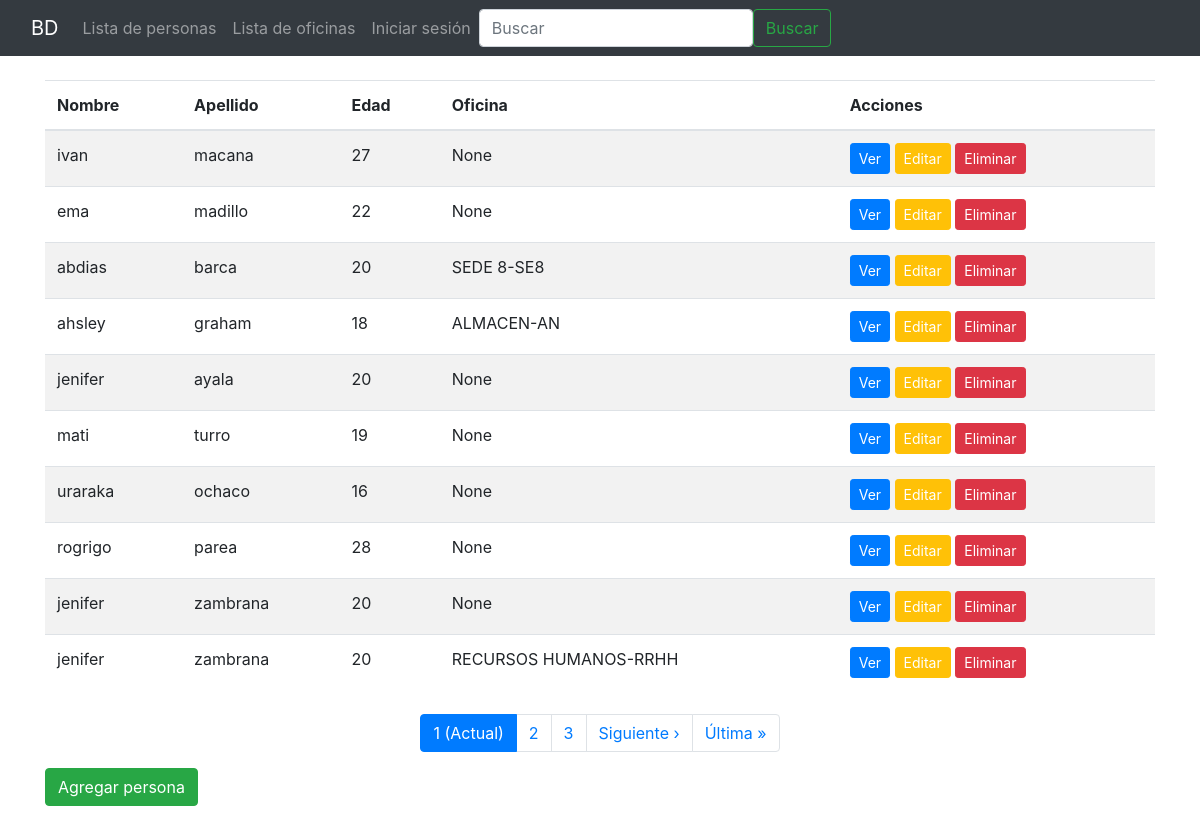
/persona/lista/, run on the app's committed database.
### persona/models.py (models this page shows, shortened)
class Persona(models.Model):
    nombre = models.CharField(verbose_name='Nombre completo', max_length=50)
    apellido = models.CharField(verbose_name='Apellido', max_length=50)
    edad = models.IntegerField(verbose_name='Edad')
    oficina = models.ForeignKey(
        Oficina,
        verbose_name='Oficina asignada',
         on_delete=models.PROTECT,
          related_name='personas',
           null=True, blank=True)
    class Meta:
        verbose_name = 'PERSONA'
        verbose_name_plural = 'personas'

### oficina/models.py (models this page shows)
class Oficina(models.Model):
    nombre = models.CharField(verbose_name='Nombre de la oficina',max_length=100,unique=True)
    nombre_corto = models.SlugField(verbose_name='id corto',max_length=10, unique=True, help_text='Identificador unico de la oficina')
    validators = [validate_nombre_corto]
    class Meta:
        verbose_name = 'oficina'
        verbose_name_plural = 'oficinas'
    def __str__(self):
        return f'{self.nombre}-{self.nombre_corto}'

### persona/views.py (the view)
class PersonaListView(ListView):
    model = Persona
    template_name = "persona/lista.html"
    context_object_name = "personas"
    paginate_by = 10

### Templates/persona/lista.html
{% extends 'base.html' %}
{% block content %}
    {% if  personas %}
    <div class="table-responsive">
       <table class="table table-striped table-hover">
            <thead>
                <tr>
                    <th>Nombre</th>
                    <th>Apellido</th>
                    <th>Edad</th>
                    <th>Oficina</th>
                    <th>Acciones</th>
                </tr>
            </thead>
            <tbody>
                {% for persona in personas %}
                <tr>
                    <td>{{ persona.nombre }}</td>
                    <td>{{ persona.apellido }}</td>
                    <td>{{ persona.edad }}</td>
                    <td>{{ persona.oficina }}</td>
                    <td>
                        <a href="{% url 'persona:detalle' persona.pk %}" class="btn btn-sm btn-primary">Ver</a>
                        <a href="{% url 'persona:editar' persona.pk %}" class="btn btn-sm btn-warning text-white">Editar</a>
                        <a href="{% url 'persona:borrar' persona.pk %}" class="btn btn-sm btn-danger">Eliminar</a>
                    </td>
                </tr>
                {% endfor %}
            </tbody>
        </table>
        {% include 'paginator.html' %}
    {% else %}
        <p>No hay personas registradas</p>
    {% endif %}
<a href="{% url 'persona:crear' %}" class="btn btn-success mb-3">Agregar persona</a>
{% endblock content %}

### data on the page
Persona: nombre "ivan", apellido "macana", edad "27", oficina "None"
Persona: nombre "ema", apellido "madillo", edad "22", oficina "None"
Persona: nombre "abdias", apellido "barca", edad "20", oficina "SEDE 8-SE8"
Persona: nombre "ahsley", apellido "graham", edad "18", oficina "ALMACEN-AN"
Persona: nombre "jenifer", apellido "ayala", edad "20", oficina "None"
Persona: nombre "mati", apellido "turro", edad "19", oficina "None"
Persona: nombre "uraraka", apellido "ochaco", edad "16", oficina "None"
Persona: nombre "rogrigo", apellido "parea", edad "28", oficina "None"
Persona: nombre "jenifer", apellido "zambrana", edad "20", oficina "None"
Persona: nombre "jenifer", apellido "zambrana", edad "20", oficina "RECURSOS HUMANOS-RRHH"

### other printed values
{{ num }} "1"
{{ num }} "2" "3"
